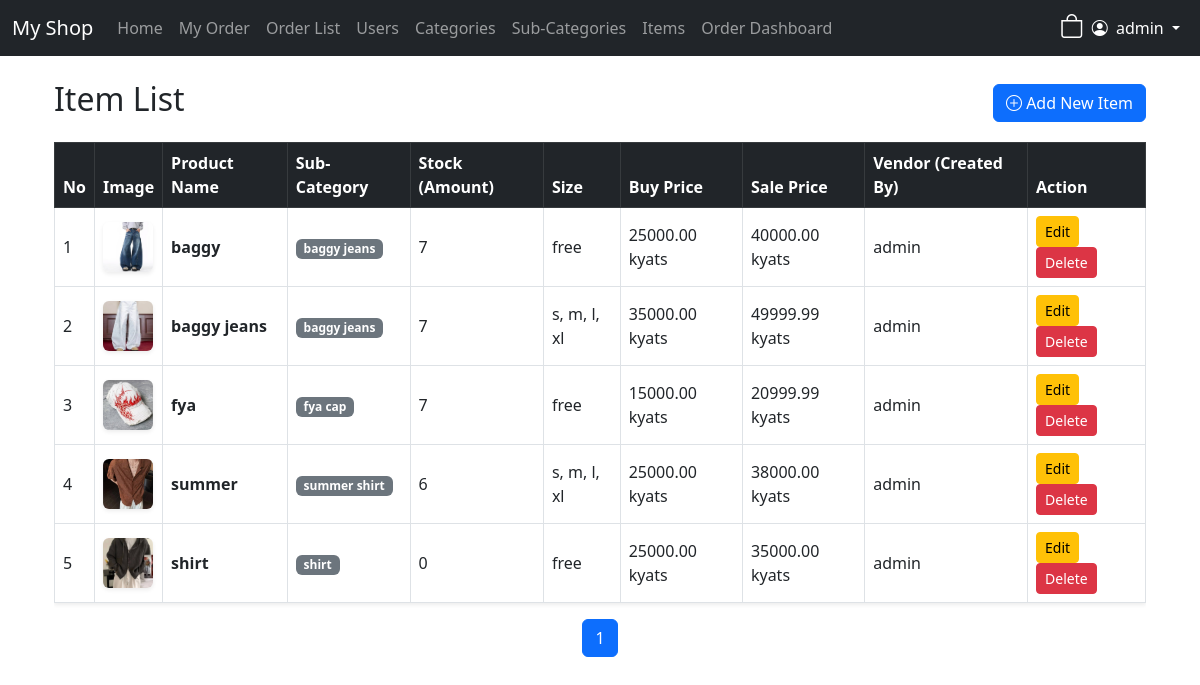
The app's page /items/ (signed in) with its own data.
### my_app/models.py (models this page shows, shortened)
class Item(models.Model):
    sub_category = models.ForeignKey(
        'SubCategory',
        on_delete=models.CASCADE,
        related_name='items'
    )
    created_by = models.ForeignKey(
        User,
        on_delete=models.SET_NULL,
        null=True,
        related_name='items_created'
    )
    name = models.CharField(max_length=200)
    amount = models.IntegerField(default=0)      # လက်ကျန်အရေအတွက်
    size = models.CharField(max_length=50, blank=True, null=True) # ဥပမာ- Large, 42, 10-inch
    buy_price = models.DecimalField(max_digits=10, decimal_places=2)
    sale_price = models.DecimalField(max_digits=10, decimal_places=2)
    is_discount = models.BooleanField(default=False)
    discount = models.DecimalField(max_digits=10, decimal_places=2, default=0.00)
    is_deleted = models.BooleanField(default=False)
    created_at = models.DateTimeField(auto_now_add=True)
    updated_at = models.DateTimeField(auto_now=True)
    image = models.ImageField(upload_to='items/', null=True, blank=True)

class SubCategory(models.Model):
    category = models.ForeignKey(Category, on_delete=models.CASCADE, related_name='subcategories')
    name = models.CharField(max_length=100)
    descriptions = models.TextField(blank=True, null=True)
    is_deleted = models.BooleanField(default=False)
    created_by = models.ForeignKey(User, on_delete=models.SET_NULL, null=True)
    created_at = models.DateTimeField(auto_now_add=True)

### my_app/views.py (the view)
# urls.py: path('items/', views.item_list, name='item_list'),
@login_required
def item_list(request):
    if request.user.is_superuser:
        items = Item.objects.filter(is_deleted=False).select_related('sub_category', 'created_by')
    elif hasattr(request.user, 'userprofile') and request.user.userprofile.is_vendor:
        items = Item.objects.filter(created_by=request.user, is_deleted=False).select_related('sub_category')
    else:
        items = Item.objects.none()
    paginator = Paginator(items, 10)
    page_number = request.GET.get('page')
    page_obj = paginator.get_page(page_number)
    context = {
        'items': page_obj,    # loop ပတ်ရန်အတွက်
        'page_obj': page_obj  # pagination ခလုတ်များ (Next/Prev) လုပ်ရန်အတွက်
    }
    return render(request, 'item/item_list.html', context)

### templates/item/item_list.html
{% extends 'base.html' %}
{% block content %}
<div class="container mt-4">
    <div class="d-flex justify-content-between align-items-center mb-3">
        <h2>Item List</h2>
        <a href="{% url 'add_item' %}" class="btn btn-primary"><i class="bi bi-plus-circle"></i> Add New Item</a>
    </div>
    <div class="table-responsive">
        <table class="table table-bordered table-hover shadow-sm bg-white align-middle">
            <thead class="table-dark">
                <tr>
                    <th>No</th>
                    <th>Image</th>
                    <th>Product Name</th>
                    <th>Sub-Category</th>
                    <th>Stock (Amount)</th>
                    <th>Size</th>
                    <th>Buy Price</th>
                    <th>Sale Price</th>
                    {% if user.is_superuser %}
                        <th>Vendor (Created By)</th>
                    {% endif %}
                    <th>Action</th>
                </tr>
            </thead>
            <tbody>
                {% for item in items %}
                <tr>
                    <td>{{ items.start_index|add:forloop.counter0 }}</td>
                    <td>
                        {% if item.image %}
                            <img src="{{ item.image.url }}" width="50" height="50" class="rounded shadow-sm" style="object-fit: cover;">
                        {% else %}
                            <span class="text-muted">No Image</span>
                        {% endif %}
                    </td>
                    <td><strong>{{ item.name }}</strong></td>
                    <td><span class="badge bg-secondary">{{ item.sub_category.name }}</span></td>
                    <td>{{ item.amount }}</td>
                    <td>{{ item.size|default:"-" }}</td>
                    <td>{{ item.buy_price }} kyats</td>
                    <td>{{ item.sale_price }} kyats</td>
                    {% if user.is_superuser %}
                        <td>{{ item.created_by.userprofile.vantor|default:item.created_by.username }}</td>
                    {% endif %}
                    <td>
                        <a href="{% url 'edit_item' item.id %}" class="btn btn-sm btn-warning">Edit</a>
                        <a href="{% url 'delete_item' item.id %}" class="btn btn-sm btn-danger" onclick="return confirm('ဖျက်မှာ သေချာပါသလား?');">Delete</a>
                    </td>
                </tr>
                {% empty %}
                <tr>
                    <td colspan="{% if user.is_superuser %}10{% else %}9{% endif %}" class="text-center text-muted py-4">
                        Item များ မရှိသေးပါဘူးဗျာ။
                    </td>
                </tr>
                {% endfor %}
            </tbody>
        </table>
    </div>
    {% include 'paggination/pagg.html' with page_obj=items %}
</div>
{% endblock %}

### templates/base.html (shortened to what this page needs)
<!DOCTYPE html>
<html lang="en">
<head>
    <link href="https://cdn.jsdelivr.net/npm/bootstrap@5.3.0/dist/css/bootstrap.min.css" rel="stylesheet">
    <link rel="stylesheet" href="https://cdn.jsdelivr.net/npm/bootstrap-icons@1.11.0/font/bootstrap-icons.css">
</head>
<body>
    {%if user.is_authenticated %}
    <nav class="navbar navbar-expand-lg navbar-dark bg-dark mb-4">
        <div class="container-fluid">
            <a class="navbar-brand" href="{% url 'index' %}">My Shop</a>
            <div class="collapse navbar-collapse" id="navbarNav">
                <ul class="navbar-nav me-auto">
                    <li class="nav-item"><a class="nav-link" href="{% url 'index' %}">Home</a></li>
                    {% if user.is_authenticated %}
                    <li class="nav-item"><a class="nav-link" href="{% url 'cart_detail' %}">My Order</a></li>
                    <li class="nav-item"><a class="nav-link" href="{% url 'order_index' %}">Order List</a></li>
                    {% if user.is_superuser %}
                    <li class="nav-item"><a class="nav-link" href="{% url 'user_list' %}">Users</a></li>
                    <li class="nav-item"><a class="nav-link" href="{% url 'category_list' %}">Categories</a></li>
                    <li class="nav-item"><a class="nav-link" href="{% url 'subcategory_list' %}">Sub-Categories</a></li>
                    <li class="nav-item"><a class="nav-link" href="{% url 'item_list' %}">Items</a></li>
                    <li class="nav-item"><a class="nav-link" href="{% url 'order_dash' %}">Order Dashboard</a></li>
                    {% endif %}
                    {% endif %}
                </ul>
                <ul class="navbar-nav ms-auto">
                    {% if user.is_authenticated %}
                    <li>
                        <div class="ms-auto d-flex align-items-center">
                            <a href="{% url 'cart_detail' %}"
                                class="nav-cart-link text-white position-relative {% if messages %}cart-shake{% endif %}"
                                title="Shopping Bag">
                                <i class="bi bi-bag fs-4"></i>
                            </a>
                            {% endif %}
                        </div>
                    </li>
                    <li class="nav-item dropdown">
                        <a class="nav-link dropdown-toggle text-white" href="#" id="navbarDropdown" role="button"
                            data-bs-toggle="dropdown" aria-expanded="false">
                            <i class="bi bi-person-circle me-1"></i> {{ user.username }}
                        </a>
                            {% endif %}
                    </li>
                </ul>
            </div>
        </div>
    </nav>
    <div class="container">
        {% block content %}
        {% endblock %}
    </div>
</body>
</html>

### templates/base.html (style rules this page uses)
.nav-cart-link { text-decoration: none; display: inline-flex; align-items: center; transition: transform 0.2s ease, opacity 0.2s ease; }

### records on screen
Item: start_index|add "1", image (picture), name "baggy", sub_category.name "baggy jeans", amount "7", size "free", buy_price "25000.00", sale_price "40000.00", created_by.userprofile.vantor "admin"
Item: start_index|add "2", image (picture), name "baggy jeans", sub_category.name "baggy jeans", amount "7", size "s, m, l, xl", buy_price "35000.00", sale_price "49999.99", created_by.userprofile.vantor "admin"
Item: start_index|add "3", image (picture), name "fya", sub_category.name "fya cap", amount "7", size "free", buy_price "15000.00", sale_price "20999.99", created_by.userprofile.vantor "admin"
Item: start_index|add "4", image (picture), name "summer", sub_category.name "summer shirt", amount "6", size "s, m, l, xl", buy_price "25000.00", sale_price "38000.00", created_by.userprofile.vantor "admin"
Item: start_index|add "5", image (picture), name "shirt", sub_category.name "shirt", amount "0", size "free", buy_price "25000.00", sale_price "35000.00", created_by.userprofile.vantor "admin"

### other values on screen
{{ user.username }} "admin"
{{ num }} "1"
